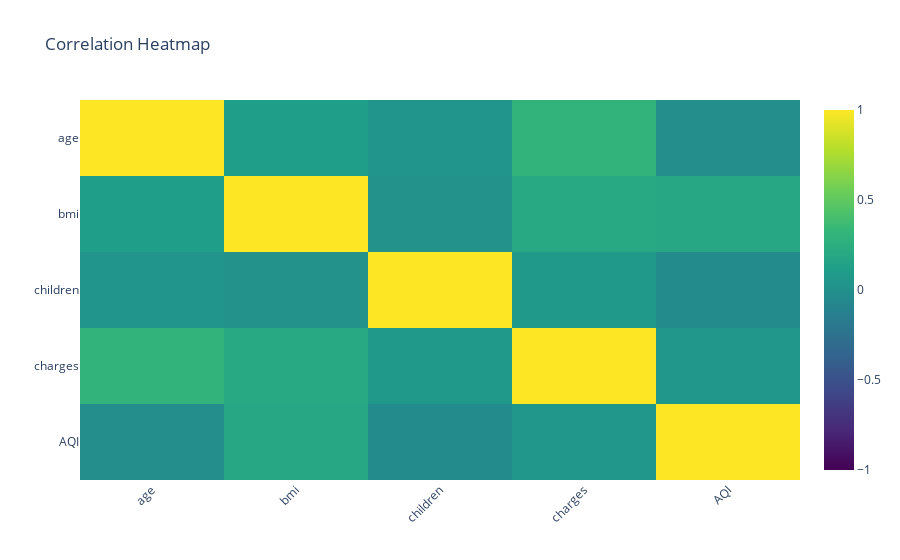

Notebook cell for this chart:
### Markdown cell above
Correlation

### Code cell
import plotly.graph_objects as go
from plotly.offline import iplot

numeric_df = df.select_dtypes(include='number')

corr = numeric_df.corr()

hm = go.Heatmap(
    z=corr.values,
    x=corr.columns.tolist(),  
    y=corr.columns.tolist(),  
    colorscale='Viridis',
    zmin=-1, zmax=1,
    text=corr.values,
    hoverinfo='text'
)

layout = go.Layout(
    title="Correlation Heatmap",
    xaxis=dict(tickangle=-45),
    yaxis=dict(autorange='reversed')
)

fig = go.Figure(data=[hm], layout=layout)
iplot(fig, filename='labelled-heatmap')

### Figure 1 — Plotly figure (JSON) as saved in the notebook; plotly's stock layout.template omitted (floating-point values rounded to 4 significant figures)
{"data": [{"colorscale": [[0, "#440154"], [0.1111, "#482878"], [0.2222, "#3e4989"], [0.3333, "#31688e"], [0.4444, "#26828e"], [0.5556, "#1f9e89"], [0.6667, "#35b779"], [0.7778, "#6ece58"], [0.8889, "#b5de2b"], [1, "#fde725"]], "hoverinfo": "text", "text": [[1.0, 0.1093, 0.04247, 0.299, -0.01729], [0.1093, 1.0, 0.01276, 0.1983, 0.194], [0.04247, 0.01276, 1.0, 0.068, -0.03974], [0.299, 0.1983, 0.068, 1.0, 0.04951], [-0.01729, 0.194, -0.03974, 0.04951, 1.0]], "type": "heatmap", "x": ["age", "bmi", "children", "charges", "AQI"], "y": ["age", "bmi", "children", "charges", "AQI"], "z": [[1.0, 0.1093, 0.04247, 0.299, -0.01729], [0.1093, 1.0, 0.01276, 0.1983, 0.194], [0.04247, 0.01276, 1.0, 0.068, -0.03974], [0.299, 0.1983, 0.068, 1.0, 0.04951], [-0.01729, 0.194, -0.03974, 0.04951, 1.0]], "zmax": 1, "zmin": -1}], "layout": {"title": {"text": "Correlation Heatmap"}, "xaxis": {"tickangle": -45}, "yaxis": {"autorange": "reversed"}}}
